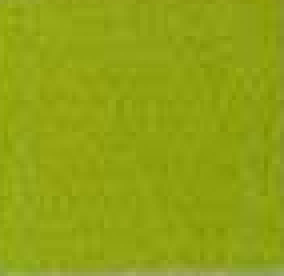
#> input picture standard/1-1.jpg, 71 x 69 px (shown 4 times larger)
$ python urine.py   (Python 2 division)   (older library calls are emulated)
#> lines starting #> are read from the running program, lines starting #| are printed output that depends on the picture; after the words box and inside, x2 and y2 are one past the last pixel; in counts of white or black regions, pixels touching at a corner belong together
#!/bin/python
# -*- coding=utf-8 -*-
import cv2
import os
from skimage.measure import label,regionprops
import numpy as np
from collections import Counter
import math
from colormath.color_objects import LabColor
from colormath.color_diff import delta_e_cie2000
import random
import sys
reload(sys)
sys.setdefaultencoding('UTF8')


class Urine():

    def __init__(self,image):
        self.image = image
        self.origin = np.copy(image)
        self.areaFilter = [450,10000]
        self.whRatio = [1.1,1.5]
        self.width2interval = 0.48649
        # [4 lines of commented-out code are left out]

        self.category = 8
        self.standard = standard_config

    # [4 lines left out: function adjustGamma, not called in this run]

    def preprocess(self):
        # self.image = self.adjustGamma(self.image,1.75)
        # cv2.imwrite('gamma.jpg',self.image)
        gray = cv2.cvtColor(self.image,cv2.COLOR_BGR2GRAY)
        gray = cv2.medianBlur(gray,5)
        # ret, thresh = cv2.threshold(gray,0,255,cv2.THRESH_BINARY_INV+cv2.THRESH_OTSU)
        thresh = cv2.adaptiveThreshold(gray,255,cv2.ADAPTIVE_THRESH_MEAN_C,cv2.THRESH_BINARY,51,5)
        kernel = np.ones((3,3),np.uint8)
        cv2.dilate(thresh,kernel,iterations=2)
        self.gray = gray
        self.thresh = thresh

    # [57 lines left out: functions hemolysis, isAnchor, not called in this run]
        # return flag

    def regionExtractByIndex(self,index):

        intervals = self.intervals
        widths = intervals


        leftStat = self.leftAnchorStat
        rightStat = self.rightAnchorStat

        leftCenter = leftStat['center']
        rightCenter = rightStat['center']
        distance = self.pointDistance(leftCenter,rightCenter)
        interval = (distance - widths * (leftStat['width'] + rightStat['width']) / 2.0) / intervals


        rect_width = (leftStat['width'] + rightStat['width']) / 2.0
        rect_height = (leftStat['height'] + rightStat['height']) / 2.0
        rect_angle = (leftStat['angle'] + rightStat['angle']) / 2.0
        theta = rect_angle * math.pi / 180.0


        # d = (2 + index) * rect_width + index * interval

        # rect_center = (rightCenter[0] - d * math.cos(theta) , rightCenter[1] - d * math.sin(theta))

        # rect = (rect_center,(rect_width,rect_height),rect_angle)


        ratio = (index) * rect_width + (index) * interval


        ratio = ratio * 1.0 / (widths * rect_width + intervals * interval)

        rect_center = (leftCenter[0] * (1 - ratio) + rightCenter[0]* ratio , leftCenter[1] * (1 - ratio) + rightCenter[1] * ratio)

        rect = (rect_center,(rect_width,rect_height),rect_angle)


        # [8 lines of commented-out code are left out]
        return rect


        # [48 lines of commented-out code are left out]

    # [6 lines left out: function judgeDirection, not called in this run]

    def getRectPoints(self,src,rect):
        angle = rect[2]
        width,height = rect[1]
        center = rect[0]

        if angle < -45.0:
            angle += 90.0
            tmp = height
            height = width
            width = tmp

        m = cv2.getRotationMatrix2D(center,angle,1.0)
        size = (src.shape[1],src.shape[0])
        rotated = cv2.warpAffine(src,m,size)
        crop = cv2.getRectSubPix(rotated,(int(width),int(height)),center)
        return crop


    def locate(self):
        # self.image = cv2.pyrMeanShiftFiltering(self.image,20,20)
        self.image = cv2.cvtColor(self.image,cv2.COLOR_BGR2HSV)
        self.image = cv2.pyrMeanShiftFiltering(self.image,10,10)
        self.image = cv2.cvtColor(self.image,cv2.COLOR_HSV2BGR)
        self.preprocess()

        # cv2.imwrite('binary.jpg',self.thresh)

        _,contours,hierarchy = cv2.findContours(self.thresh,cv2.RETR_TREE,cv2.CHAIN_APPROX_SIMPLE)
        bboxs = []
        anchors = []
        anchors_indexs = []
        centers_x = []
        for index,cnt in enumerate(contours):
            # area filter
            area = cv2.contourArea(cnt)
            if area > self.areaFilter[1] or area < self.areaFilter[0]:
                continue
            stat = self.contourStat(cnt)

            # width / height filter
            if stat['wh_ratio'] > self.whRatio[1] or stat['wh_ratio'] < self.whRatio[0]:
                continue

            ##过滤掉候选框的内框
            if hierarchy[0][index][3] in anchors_indexs:
                continue
            anchors.append(cnt)
            anchors_indexs.append(index)
            centers_x.append(stat['center'][0])
            cv2.drawContours(self.image,[stat['box']],-1,(255,255,255),1)


        if len(anchors) < 2:
            return {'code':1001,'msg':'图片定位失败'}

        centers_x = np.array(centers_x)

        left_index = np.argmin(centers_x)
        self.leftAnchor = anchors[left_index]
        self.leftAnchorStat = self.contourStat(self.leftAnchor)

        right_index = np.argmax(centers_x)
        self.rightAnchor = anchors[right_index]
        self.rightAnchorStat = self.contourStat(self.rightAnchor)

        # inference for left and right interval
        leftCenter = self.leftAnchorStat['center']
        rightCenter = self.rightAnchorStat['center']

        distance = self.pointDistance(leftCenter,rightCenter)

        rect_width = (self.leftAnchorStat['width'] + self.rightAnchorStat['width']) / 2.0


        ratio = [abs(self.width2interval -  (distance / i - rect_width) / rect_width) for i in range(1,self.category)]
        self.intervals = ratio.index(min(ratio)) + 1

        # cv2.drawContours(self.image,[self.leftAnchorStat['box']],-1,(255,255,255),1)
        # cv2.drawContours(self.image,[self.rightAnchorStat['box']],-1,(255,255,255),1)

        anchors = []
        for i in range(self.category):
            rect =  self.regionExtractByIndex(i)
            box = cv2.boxPoints(rect)
            box = np.int0(box)
            anchors.append(rect)

        self.anchors = anchors
        # cv2.imwrite('./sss.jpg',self.image)


    def pointDistance(self,point1,point2):
        return math.sqrt(math.pow(point1[0] - point2[0], 2) + math.pow(point1[1] - point2[1],2))

    def contourStat(self,contour):
        # area for contour
        area = cv2.contourArea(contour)
        # min area rotate rect
        rect = cv2.minAreaRect(contour)
        # rect center
        center = (int(rect[0][0]),int(rect[0][1]))

        width,height= rect[1][0],rect[1][1]

        angle = rect[2]

        if angle < -45.0:
            angle += 90
            tmp = height
            height = width
            width = tmp
        if width == 0:
            width = 1
        if height == 0:
            height = 1


        wh_ratio = width * 1.0 / height
        if wh_ratio < 1:
            wh_ratio =  1 / wh_ratio
        # four point for rotate rect
        box = cv2.boxPoints(rect)
        box = np.int0(box)

        return {'angle':angle,'rect':rect,'area':area,'center':center,'width':width,'height':height,'wh_ratio':wh_ratio,'box':box}

    def colorDistance(self,lab1,lab2):
        color1 = LabColor(lab_l=lab1[0] / 255.0,lab_a = lab1[1],lab_b=lab1[2])
        color2 = LabColor(lab_l=lab2[0] / 255.0 ,lab_a = lab2[1],lab_b=lab2[2])
        return delta_e_cie2000(color1,color2)

    def colorCal(self,img):

        width,height = img.shape[1],img.shape[0]
        w_step = width / 4
        h_step = height / 4

        crop = img[h_step:3*h_step,w_step:3*w_step,:]
        lab = cv2.cvtColor(crop,cv2.COLOR_BGR2LAB)
        l_mean = np.mean(lab[:,:,0]) * 100 / 255
        a_mean = np.mean(lab[:,:,1]) - 128
        b_mean = np.mean(lab[:,:,2]) - 128

        return (l_mean,a_mean,b_mean)

    def run(self):
        r = self.locate()
        if r and r.get('code') and r.get('code') != 200:
            return r
        result = []
        for i,anchor in enumerate(self.anchors):

            crop = self.getRectPoints(self.origin,anchor)

            # cv2.imwrite('./rect-%d.jpg'%(i),crop)

            color = self.colorCal(crop)

            minDistance = 10000
            minStd = 0

            s = self.standard[i]
            for j,stanard in enumerate(s['items']):

                distance = self.colorDistance(color,stanard['lab'])
                if minDistance > distance:
                    minStd = stanard
                    minDistance = distance

            if minStd['index'] in s['normal'][0]:
                level = 0
            elif minStd['index'] in s['normal'][1]:
                level = 1
            else:
                level = 2

            result.append({'name':s['name'],'value':minStd['value'],'level':level})
        return result

def run():
    img = cv2.imread('./sample2.jpg')
    u = Urine(img)
    print u.run()


standard_dir = './standard'
standard_config = [
    {
        'name':u'潜血',
        'normal':[[0],[1,2],[3,4]],
        'values':['阴性','+-(10)','+(25)','++(80)','+++(200)'],
        'items':[]
    },{
        'name':u'亚硝酸盐',
        'normal':[[0],[1],[2]],
        'values':['阴性','+阳性','++强阳性'],
        'items':[]
    },{
        'name':u'pH',
        'normal':[[0,1,2],[],[3,4]],
        'values':['5.0','6.0','7.0','8.0','9.0'],
        'items':[]
    },{
        'name':u'尿胆原',
        'normal':[[0,1],[2],[3]],
        'values':['正常','正常','阳性','强阳性'],
        'items':[]
    },{
        'name':u'胆红素',
        'normal':[[0],[1,2],[3]],
        'values':['阴性','少量','中量','大量'],
        'items':[]
    },{
        'name':u'蛋白质',
        'normal':[[0],[1,2],[3,4,5]],
        'values':['阴性','trace','+(30)','++(100)','+++(300)','++++(2000)'],
        'items':[]
    },{
        'name':u'葡萄糖',
        'normal':[[0,1,2],[],[3,4]],'normal':[[0,1,2],[],[3,4]],
        'values':['阴性','+-(100)','+(250)','++(500)','+++(1000)','+++＋(2000)'],
        'items':[]
    },{
        'name':u'酮体',
        'normal':[[0,1,2],[],[3,4]],
        'values':['阴性','+-(5)','+(15)','++(40)','+++(80)','++++(160)'],
        'items':[],
    }
]

for item in os.listdir(standard_dir):
    name,ext = os.path.splitext(item)
    name = name.split('-')
    cat,index = name[0],name[1]
    value = standard_config[int(cat)-1]['values'][int(index)]
    img = cv2.imread(os.path.join(standard_dir,item))
#> img is the input picture: shape (69, 71, 3); mean B, G, R 19.9, 162.2, 144.9
    lab = cv2.cvtColor(img,cv2.COLOR_BGR2LAB)
#> lab: shape (69, 71, 3); mean of channels 0, 1, 2 161.6, 105.4, 190.4
    l_mean = np.mean(lab[:,:,0]) * 100 / 255
#> l_mean = 63.36
    a_mean = np.mean(lab[:,:,1]) - 128
#> a_mean = -22.59
    b_mean = np.mean(lab[:,:,2]) - 128
#> b_mean = 62.41
    lab_mean = (l_mean,a_mean,b_mean)
#> lab_mean = (63.36, -22.59, 62.41)
    standard_config[int(cat)-1]['items'].append({'index':int(index),'value':unicode(value),'lab':lab_mean})


if __name__ == '__main__':

    run()
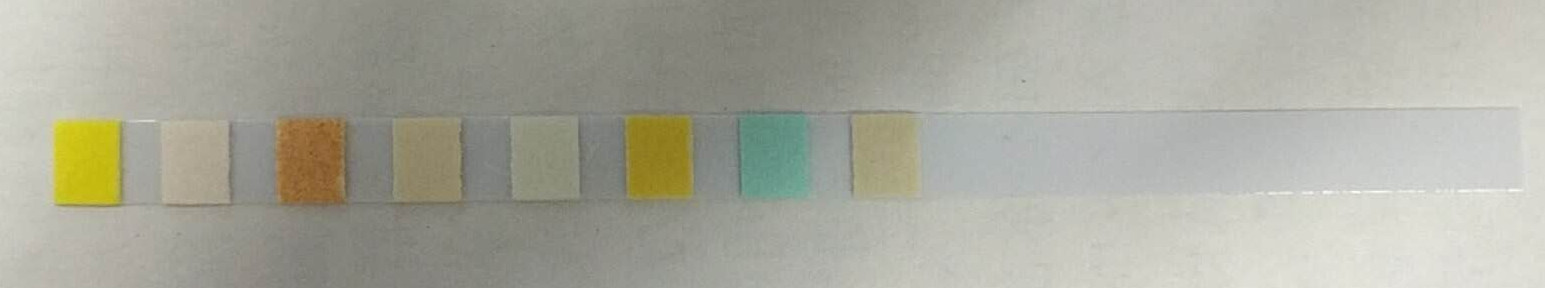
#> input picture sample2.jpg, 1545 x 288 px
#> in run, img is the input picture: shape (288, 1545, 3); mean B, G, R 157.2, 169.5, 169.5
#> in locate, `self.image = cv2.cvtColor(self.image,cv2.COLOR_BGR2HSV)`: self.image: shape (288, 1545, 3); mean H, S, V 35.3, 22.3, 170.9
#> in locate, `self.image = cv2.pyrMeanShiftFiltering(self.image,10,10)`: self.image: shape (288, 1545, 3); mean H, S, V 35.3, 22.3, 171
#> in preprocess, `gray = cv2.cvtColor(self.image,cv2.COLOR_BGR2GRAY)`:
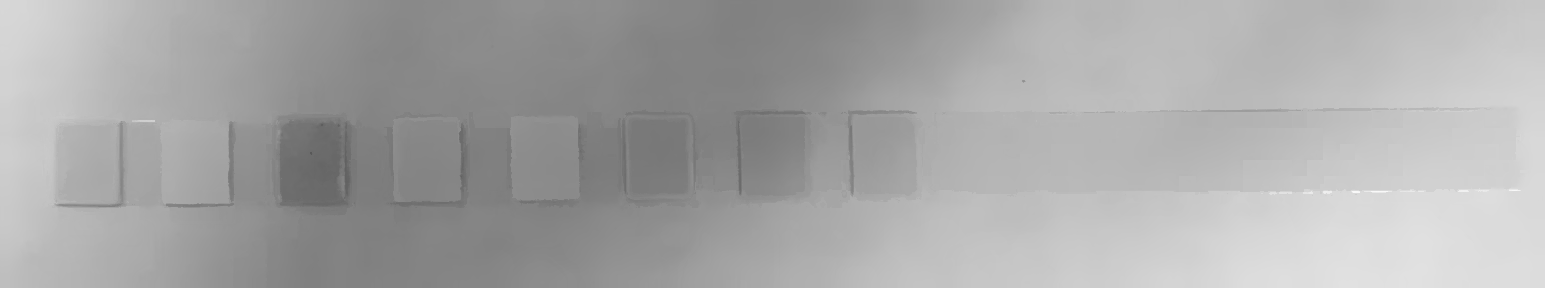
#> gray: shape (288, 1545); min 88, max 249, mean 168.1
#> in preprocess, `thresh = cv2.adaptiveThreshold(gray,255,cv2.ADAPTIVE_THRESH_MEAN_C,cv2..`:
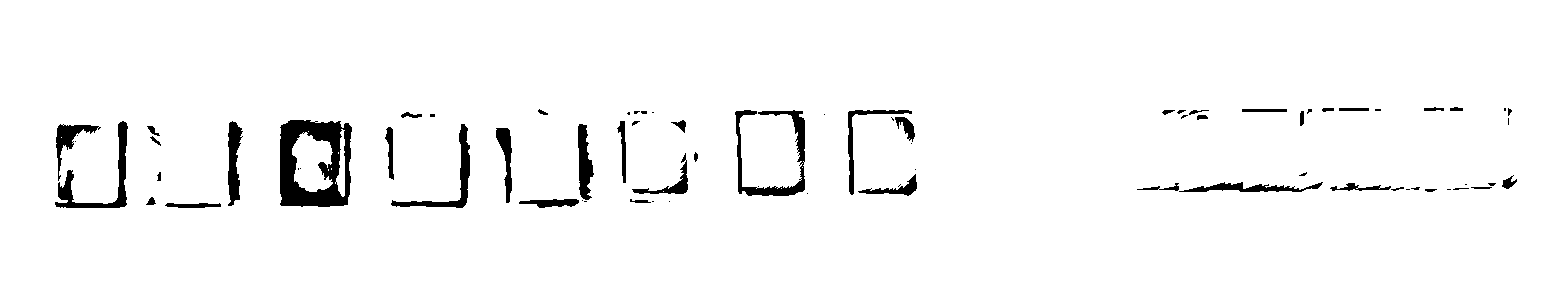
#> thresh: shape (288, 1545); 96.5% white; 76 black regions (31 under 20 px)
#> in locate, `_,contours,hierarchy = cv2.findContours(self.thresh,cv2.RETR_TREE,cv2...`: contours = 106 contours, 48 with area under 20; largest, box (x1, y1, x2, y2) and area: (0, 0, 1545, 288) 443128, (279, 119, 353, 208) 6018, (734, 109, 806, 197) 1820, (292, 132, 333, 192) 1612, (54, 120, 129, 209) 1468
#> the loop in locate, `for index,cnt in enumerate(contours):` made 106 passes
#> (rect in contourStat, center in contourStat, angle in contourStat, wh_ratio in contourStat, box in contourStat) on passes 33, 38, 51, 55: (((889.1, 191.2), (61.4, 20.04), -16.61), (889, 191), -16.61, 3.06, [[862, 209], [856, 190], [915, 172], [921, 192]]), (((665.5, 186.7), (63.12, 29.48), -28.24), (665, 186), -28.24, 2.14, [[644, 214], [630, 188], [686, 158], [700, 184]]), (((507.3, 164.2), (15.97, 76.94), -8.75), (507, 164), -8.75, 4.82, [[505, 203], [493, 127], [509, 124], [520, 200]]), (((585.5, 161.5), (16.38, 77.19), -1.36), (585, 161), -1.36, 4.71, [[578, 200], [576, 123], [592, 122], [594, 199]])
#> after the loop in locate, `for index,cnt in enumerate(contours):`:
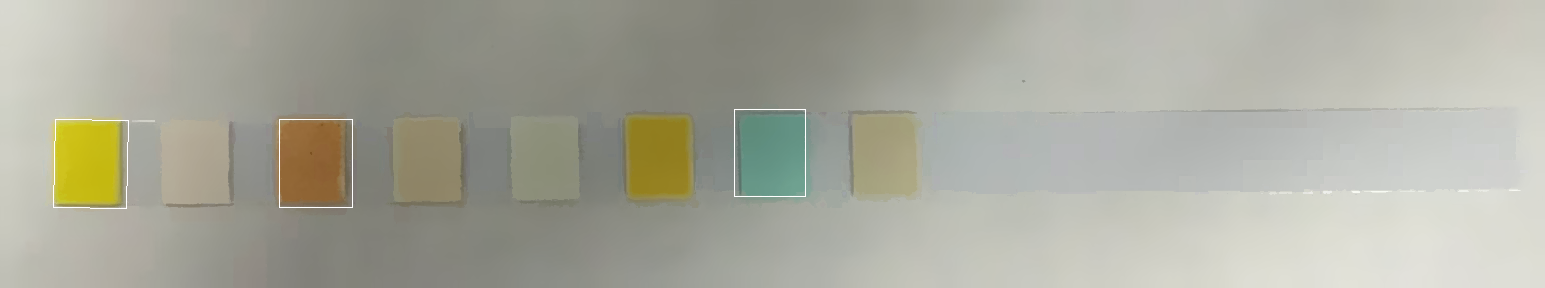
#> self.image: shape (288, 1545, 3); mean B, G, R 157, 169.7, 169.6
#> after the loop in locate, `for index,cnt in enumerate(contours):`: anchors = 3 contours; box (x1, y1, x2, y2) and area: (279, 119, 353, 208) 6018, (734, 109, 806, 197) 1820, (54, 120, 129, 209) 1468; anchors_indexs = [63, 65, 93]; centers_x = [91, 315, 769]
#> in locate, `left_index = np.argmin(centers_x)`: left_index = 0
#> in locate, `self.leftAnchor = anchors[left_index]`: self.leftAnchor = contour of 113 points, box (x1, y1, x2, y2) (54, 120, 129, 209), area 1468
#> in locate, `self.leftAnchorStat = self.contourStat(self.leftAnchor)`: self.leftAnchorStat = {'angle': 0.754, 'rect': ((91.01, 164), (88.82, 73.02), -89.25), 'area': 1468.5, 'center': (91, 163), 'width': 73.02, 'height': 88.82, 'wh_ratio': 1.22, 'box': [[126, 208], [53, 207], [55, 119], [128, 120]]}
#> in locate, `right_index = np.argmax(centers_x)`: right_index = 2
#> in locate, `self.rightAnchor = anchors[right_index]`: self.rightAnchor = contour of 221 points, box (x1, y1, x2, y2) (734, 109, 806, 197), area 1820
#> in locate, `self.rightAnchorStat = self.contourStat(self.rightAnchor)`: self.rightAnchorStat = {'angle': 0, 'rect': ((769.5, 152.5), (87, 71), -90), 'area': 1820, 'center': (769, 152), 'width': 71, 'height': 87, 'wh_ratio': 1.23, 'box': [[805, 196], [734, 196], [734, 109], [805, 109]]}
#> in locate, `leftCenter = self.leftAnchorStat['center']`: leftCenter = (91, 163)
#> in locate, `rightCenter = self.rightAnchorStat['center']`: rightCenter = (769, 152)
#> in locate, `distance = self.pointDistance(leftCenter,rightCenter)`: distance = 678.1
#> in locate, `rect_width = (self.leftAnchorStat['width'] + self.rightAnchorStat['wid..`: rect_width = 72.01
#> in locate, `ratio = [abs(self.width2interval -  (distance / i - rect_width) / rect..`: ratio = [7.93, 3.22, 1.65, 0.868, 0.397, 0.0829, 0.141]
#> in locate, `self.intervals = ratio.index(min(ratio)) + 1`: self.intervals = 6
#> the loop in locate, `for i in range(self.category):` made 8 passes
#> (ratio in regionExtractByIndex, rect, box) on passes 1 to 7: (0, ((91, 163), (72.01, 87.91), 0.377), [[54, 206], [55, 118], [127, 119], [126, 207]]), (0.167, ((204, 161.2), (72.01, 87.91), 0.377), [[167, 204], [168, 116], [240, 117], [239, 205]]), (0.333, ((317, 159.3), (72.01, 87.91), 0.377), [[280, 203], [281, 115], [353, 115], [352, 203]]), (0.5, ((430, 157.5), (72.01, 87.91), 0.377), [[393, 201], [394, 113], [466, 113], [465, 201]]), (0.667, ((543, 155.7), (72.01, 87.91), 0.377), [[506, 199], [507, 111], [579, 111], [578, 199]]), (0.833, ((656, 153.8), (72.01, 87.91), 0.377), [[619, 197], [620, 109], [692, 110], [691, 198]]), (1, ((769, 152), (72.01, 87.91), 0.377), [[732, 195], [733, 107], [805, 108], [804, 196]])
#> after the loop in locate, `for i in range(self.category):`: anchors = 8 items
#> the loop in run, `for i,anchor in enumerate(self.anchors): ` made 1 pass
#> (anchor, angle in getRectPoints, m in getRectPoints, size in getRectPoints, w_step in colorCal, h_step in colorCal) on pass 1: (((91, 163), (72.01, 87.91), 0.377), 0.377, [[1, 0.00658, -1.07], [-0.00658, 1, 0.602]], (1545, 288), 18, 21)
#> pass 1, in getRectPoints, `rotated = cv2.warpAffine(src,m,size)`:
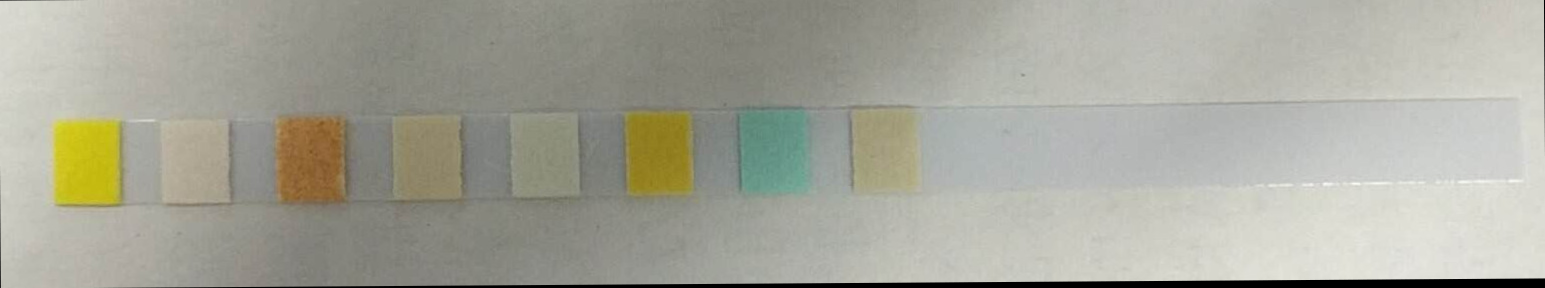
#> rotated: shape (288, 1545, 3); mean B, G, R 154.6, 166.8, 166.8
#> pass 1, in getRectPoints, `crop = cv2.getRectSubPix(rotated,(int(width),int(height)),center)`:
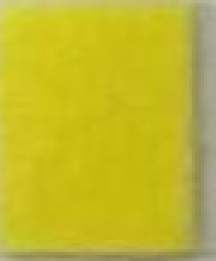
#> crop: shape (87, 72, 3) (shown 3 times larger); mean B, G, R 43.2, 184.9, 193.6
#> pass 1, in colorCal, `crop = img[h_step:3*h_step,w_step:3*w_step,:]`:
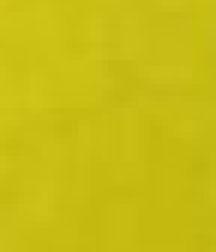
#> crop: shape (42, 36, 3) (shown 6 times larger); mean B, G, R 18.9, 188.7, 199.3
#> after the loop in run, `for i,anchor in enumerate(self.anchors):`: result = []
#> (the call stopped at in colorDistance, `color1 = LabColor(lab_l=lab1[0] / 255.0,lab_a = lab1[1],lab_b=lab1[2])`: colormath is not available in this run)
